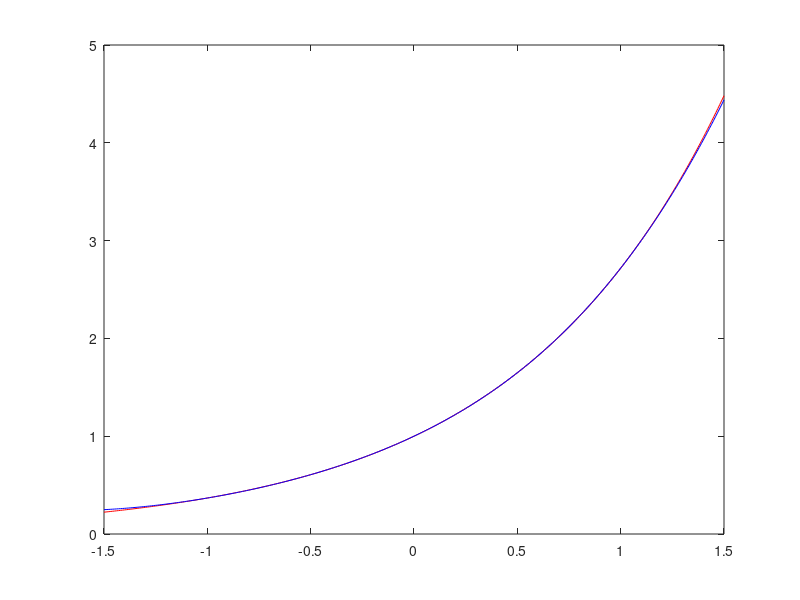

The MATLAB source for this figure:
clear
a=0:1:4;
x=-1+(a./2);
y=exp(x);
A=vander(x);
c=A\y';
axis=-1.5:0.01:1.5;
y1=exp(axis);
y2=polyval(c,axis);
plot(axis,y1,'r',axis,y2,'b')

